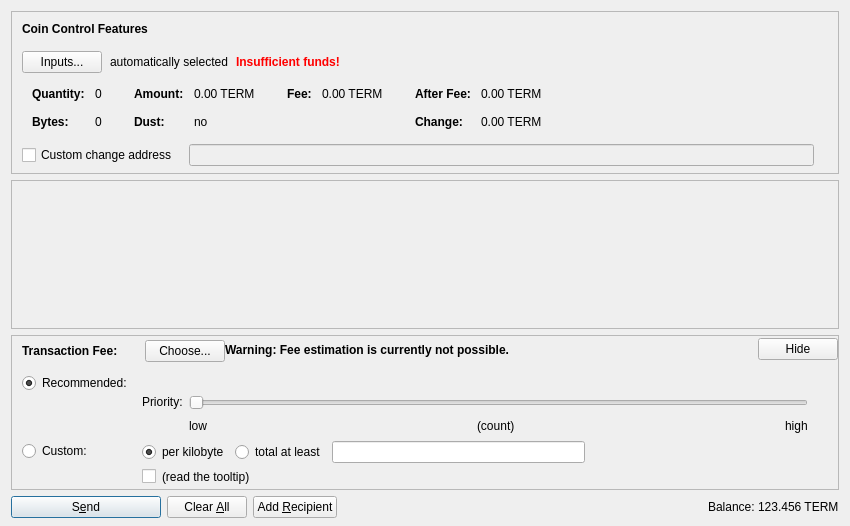
<?xml version="1.0" encoding="UTF-8"?>
<ui version="4.0">
 <class>SendCoinsDialog</class>
 <widget class="QDialog" name="SendCoinsDialog">
  <property name="geometry">
   <rect>
    <x>0</x>
    <y>0</y>
    <width>850</width>
    <height>526</height>
   </rect>
  </property>
  <property name="windowTitle">
   <string>Send Coins</string>
  </property>
  <layout class="QVBoxLayout" name="verticalLayout" stretch="0,1,0,0">
   <property name="bottomMargin">
    <number>8</number>
   </property>
   <item>
    <widget class="QFrame" name="frameCoinControl">
     <property name="sizePolicy">
      <sizepolicy hsizetype="Expanding" vsizetype="Expanding">
       <horstretch>0</horstretch>
       <verstretch>0</verstretch>
      </sizepolicy>
     </property>
     <property name="maximumSize">
      <size>
       <width>16777215</width>
       <height>16777215</height>
      </size>
     </property>
     <property name="frameShape">
      <enum>QFrame::StyledPanel</enum>
     </property>
     <property name="frameShadow">
      <enum>QFrame::Sunken</enum>
     </property>
     <layout class="QVBoxLayout" name="verticalLayoutCoinControl2">
      <property name="spacing">
       <number>0</number>
      </property>
      <property name="leftMargin">
       <number>0</number>
      </property>
      <property name="topMargin">
       <number>0</number>
      </property>
      <property name="rightMargin">
       <number>0</number>
      </property>
      <property name="bottomMargin">
       <number>6</number>
      </property>
      <item>
       <layout class="QVBoxLayout" name="verticalLayoutCoinControl" stretch="0,0,0,0,1">
        <property name="spacing">
         <number>0</number>
        </property>
        <property name="leftMargin">
         <number>10</number>
        </property>
        <property name="topMargin">
         <number>10</number>
        </property>
        <item>
         <layout class="QHBoxLayout" name="horizontalLayoutCoinControl1">
          <property name="bottomMargin">
           <number>15</number>
          </property>
          <item>
           <widget class="QLabel" name="labelCoinControlFeatures">
            <property name="sizePolicy">
             <sizepolicy hsizetype="Preferred" vsizetype="Maximum">
              <horstretch>0</horstretch>
              <verstretch>0</verstretch>
             </sizepolicy>
            </property>
            <property name="font">
             <font>
              <weight>75</weight>
              <bold>true</bold>
             </font>
            </property>
            <property name="styleSheet">
             <string notr="true">font-weight:bold;</string>
            </property>
            <property name="text">
             <string>Coin Control Features</string>
            </property>
           </widget>
          </item>
         </layout>
        </item>
        <item>
         <layout class="QHBoxLayout" name="horizontalLayoutCoinControl2" stretch="0,0,0,0">
          <property name="spacing">
           <number>8</number>
          </property>
          <property name="bottomMargin">
           <number>10</number>
          </property>
          <item>
           <widget class="QPushButton" name="pushButtonCoinControl">
            <property name="styleSheet">
             <string notr="true"/>
            </property>
            <property name="text">
             <string>Inputs...</string>
            </property>
            <property name="autoDefault">
             <bool>false</bool>
            </property>
           </widget>
          </item>
          <item>
           <widget class="QLabel" name="labelCoinControlAutomaticallySelected">
            <property name="text">
             <string>automatically selected</string>
            </property>
            <property name="margin">
             <number>5</number>
            </property>
           </widget>
          </item>
          <item>
           <widget class="QLabel" name="labelCoinControlInsuffFunds">
            <property name="font">
             <font>
              <weight>75</weight>
              <bold>true</bold>
             </font>
            </property>
            <property name="styleSheet">
             <string notr="true">color:red;font-weight:bold;</string>
            </property>
            <property name="text">
             <string>Insufficient funds!</string>
            </property>
            <property name="margin">
             <number>5</number>
            </property>
           </widget>
          </item>
          <item>
           <spacer name="horizontalSpacerCoinControl">
            <property name="orientation">
             <enum>Qt::Horizontal</enum>
            </property>
            <property name="sizeHint" stdset="0">
             <size>
              <width>40</width>
              <height>1</height>
             </size>
            </property>
           </spacer>
          </item>
         </layout>
        </item>
        <item>
         <widget class="QWidget" name="widgetCoinControl" native="true">
          <property name="sizePolicy">
           <sizepolicy hsizetype="Preferred" vsizetype="Preferred">
            <horstretch>0</horstretch>
            <verstretch>0</verstretch>
           </sizepolicy>
          </property>
          <property name="minimumSize">
           <size>
            <width>0</width>
            <height>0</height>
           </size>
          </property>
          <property name="styleSheet">
           <string notr="true"/>
          </property>
          <layout class="QHBoxLayout" name="horizontalLayoutCoinControl5">
           <property name="leftMargin">
            <number>0</number>
           </property>
           <property name="topMargin">
            <number>0</number>
           </property>
           <property name="rightMargin">
            <number>0</number>
           </property>
           <property name="bottomMargin">
            <number>0</number>
           </property>
           <item>
            <layout class="QHBoxLayout" name="horizontalLayoutCoinControl3" stretch="0,0,0,1">
             <property name="spacing">
              <number>20</number>
             </property>
             <property name="topMargin">
              <number>0</number>
             </property>
             <property name="bottomMargin">
              <number>10</number>
             </property>
             <item>
              <layout class="QFormLayout" name="formLayoutCoinControl1">
               <property name="horizontalSpacing">
                <number>10</number>
               </property>
               <property name="verticalSpacing">
                <number>14</number>
               </property>
               <property name="leftMargin">
                <number>10</number>
               </property>
               <property name="topMargin">
                <number>4</number>
               </property>
               <property name="rightMargin">
                <number>6</number>
               </property>
               <item row="0" column="0">
                <widget class="QLabel" name="labelCoinControlQuantityText">
                 <property name="font">
                  <font>
                   <weight>75</weight>
                   <bold>true</bold>
                  </font>
                 </property>
                 <property name="text">
                  <string>Quantity:</string>
                 </property>
                 <property name="margin">
                  <number>0</number>
                 </property>
                </widget>
               </item>
               <item row="0" column="1">
                <widget class="QLabel" name="labelCoinControlQuantity">
                 <property name="cursor">
                  <cursorShape>IBeamCursor</cursorShape>
                 </property>
                 <property name="contextMenuPolicy">
                  <enum>Qt::ActionsContextMenu</enum>
                 </property>
                 <property name="text">
                  <string notr="true">0</string>
                 </property>
                 <property name="margin">
                  <number>0</number>
                 </property>
                 <property name="textInteractionFlags">
                  <set>Qt::LinksAccessibleByMouse|Qt::TextSelectableByKeyboard|Qt::TextSelectableByMouse</set>
                 </property>
                </widget>
               </item>
               <item row="1" column="0">
                <widget class="QLabel" name="labelCoinControlBytesText">
                 <property name="font">
                  <font>
                   <weight>75</weight>
                   <bold>true</bold>
                  </font>
                 </property>
                 <property name="text">
                  <string>Bytes:</string>
                 </property>
                </widget>
               </item>
               <item row="1" column="1">
                <widget class="QLabel" name="labelCoinControlBytes">
                 <property name="cursor">
                  <cursorShape>IBeamCursor</cursorShape>
                 </property>
                 <property name="contextMenuPolicy">
                  <enum>Qt::ActionsContextMenu</enum>
                 </property>
                 <property name="text">
                  <string notr="true">0</string>
                 </property>
                 <property name="textInteractionFlags">
                  <set>Qt::LinksAccessibleByMouse|Qt::TextSelectableByKeyboard|Qt::TextSelectableByMouse</set>
                 </property>
                </widget>
               </item>
              </layout>
             </item>
             <item>
              <layout class="QFormLayout" name="formLayoutCoinControl2">
               <property name="horizontalSpacing">
                <number>10</number>
               </property>
               <property name="verticalSpacing">
                <number>14</number>
               </property>
               <property name="leftMargin">
                <number>6</number>
               </property>
               <property name="topMargin">
                <number>4</number>
               </property>
               <property name="rightMargin">
                <number>6</number>
               </property>
               <item row="0" column="0">
                <widget class="QLabel" name="labelCoinControlAmountText">
                 <property name="font">
                  <font>
                   <weight>75</weight>
                   <bold>true</bold>
                  </font>
                 </property>
                 <property name="text">
                  <string>Amount:</string>
                 </property>
                 <property name="margin">
                  <number>0</number>
                 </property>
                </widget>
               </item>
               <item row="0" column="1">
                <widget class="QLabel" name="labelCoinControlAmount">
                 <property name="cursor">
                  <cursorShape>IBeamCursor</cursorShape>
                 </property>
                 <property name="contextMenuPolicy">
                  <enum>Qt::ActionsContextMenu</enum>
                 </property>
                 <property name="text">
                  <string notr="true">0.00 TERM</string>
                 </property>
                 <property name="textInteractionFlags">
                  <set>Qt::LinksAccessibleByMouse|Qt::TextSelectableByKeyboard|Qt::TextSelectableByMouse</set>
                 </property>
                </widget>
               </item>
               <item row="1" column="0">
                <widget class="QLabel" name="labelCoinControlLowOutputText">
                 <property name="font">
                  <font>
                   <weight>75</weight>
                   <bold>true</bold>
                  </font>
                 </property>
                 <property name="text">
                  <string>Dust:</string>
                 </property>
                </widget>
               </item>
               <item row="1" column="1">
                <widget class="QLabel" name="labelCoinControlLowOutput">
                 <property name="cursor">
                  <cursorShape>IBeamCursor</cursorShape>
                 </property>
                 <property name="contextMenuPolicy">
                  <enum>Qt::ActionsContextMenu</enum>
                 </property>
                 <property name="text">
                  <string notr="true">no</string>
                 </property>
                 <property name="textInteractionFlags">
                  <set>Qt::LinksAccessibleByMouse|Qt::TextSelectableByKeyboard|Qt::TextSelectableByMouse</set>
                 </property>
                </widget>
               </item>
              </layout>
             </item>
             <item>
              <layout class="QFormLayout" name="formLayoutCoinControl3">
               <property name="horizontalSpacing">
                <number>10</number>
               </property>
               <property name="verticalSpacing">
                <number>14</number>
               </property>
               <property name="leftMargin">
                <number>6</number>
               </property>
               <property name="topMargin">
                <number>4</number>
               </property>
               <property name="rightMargin">
                <number>6</number>
               </property>
               <item row="0" column="0">
                <widget class="QLabel" name="labelCoinControlFeeText">
                 <property name="font">
                  <font>
                   <weight>75</weight>
                   <bold>true</bold>
                  </font>
                 </property>
                 <property name="text">
                  <string>Fee:</string>
                 </property>
                 <property name="margin">
                  <number>0</number>
                 </property>
                </widget>
               </item>
               <item row="0" column="1">
                <widget class="QLabel" name="labelCoinControlFee">
                 <property name="cursor">
                  <cursorShape>IBeamCursor</cursorShape>
                 </property>
                 <property name="contextMenuPolicy">
                  <enum>Qt::ActionsContextMenu</enum>
                 </property>
                 <property name="text">
                  <string notr="true">0.00 TERM</string>
                 </property>
                 <property name="textInteractionFlags">
                  <set>Qt::LinksAccessibleByMouse|Qt::TextSelectableByKeyboard|Qt::TextSelectableByMouse</set>
                 </property>
                </widget>
               </item>
              </layout>
             </item>
             <item>
              <layout class="QFormLayout" name="formLayoutCoinControl4">
               <property name="horizontalSpacing">
                <number>10</number>
               </property>
               <property name="verticalSpacing">
                <number>14</number>
               </property>
               <property name="leftMargin">
                <number>6</number>
               </property>
               <property name="topMargin">
                <number>4</number>
               </property>
               <property name="rightMargin">
                <number>6</number>
               </property>
               <item row="0" column="0">
                <widget class="QLabel" name="labelCoinControlAfterFeeText">
                 <property name="font">
                  <font>
                   <weight>75</weight>
                   <bold>true</bold>
                  </font>
                 </property>
                 <property name="text">
                  <string>After Fee:</string>
                 </property>
                 <property name="margin">
                  <number>0</number>
                 </property>
                </widget>
               </item>
               <item row="0" column="1">
                <widget class="QLabel" name="labelCoinControlAfterFee">
                 <property name="cursor">
                  <cursorShape>IBeamCursor</cursorShape>
                 </property>
                 <property name="contextMenuPolicy">
                  <enum>Qt::ActionsContextMenu</enum>
                 </property>
                 <property name="text">
                  <string notr="true">0.00 TERM</string>
                 </property>
                 <property name="textInteractionFlags">
                  <set>Qt::LinksAccessibleByMouse|Qt::TextSelectableByKeyboard|Qt::TextSelectableByMouse</set>
                 </property>
                </widget>
               </item>
               <item row="1" column="0">
                <widget class="QLabel" name="labelCoinControlChangeText">
                 <property name="font">
                  <font>
                   <weight>75</weight>
                   <bold>true</bold>
                  </font>
                 </property>
                 <property name="text">
                  <string>Change:</string>
                 </property>
                </widget>
               </item>
               <item row="1" column="1">
                <widget class="QLabel" name="labelCoinControlChange">
                 <property name="cursor">
                  <cursorShape>IBeamCursor</cursorShape>
                 </property>
                 <property name="contextMenuPolicy">
                  <enum>Qt::ActionsContextMenu</enum>
                 </property>
                 <property name="text">
                  <string notr="true">0.00 TERM</string>
                 </property>
                 <property name="textInteractionFlags">
                  <set>Qt::LinksAccessibleByMouse|Qt::TextSelectableByKeyboard|Qt::TextSelectableByMouse</set>
                 </property>
                </widget>
               </item>
              </layout>
             </item>
            </layout>
           </item>
          </layout>
         </widget>
        </item>
        <item>
         <layout class="QHBoxLayout" name="horizontalLayoutCoinControl4" stretch="0,0,0">
          <property name="spacing">
           <number>12</number>
          </property>
          <property name="sizeConstraint">
           <enum>QLayout::SetDefaultConstraint</enum>
          </property>
          <property name="topMargin">
           <number>5</number>
          </property>
          <property name="rightMargin">
           <number>5</number>
          </property>
          <item>
           <widget class="QCheckBox" name="checkBoxCoinControlChange">
            <property name="toolTip">
             <string>If this is activated, but the change address is empty or invalid, change will be sent to a newly generated address.</string>
            </property>
            <property name="text">
             <string>Custom change address</string>
            </property>
           </widget>
          </item>
          <item>
           <widget class="QValidatedLineEdit" name="lineEditCoinControlChange">
            <property name="enabled">
             <bool>false</bool>
            </property>
            <property name="sizePolicy">
             <sizepolicy hsizetype="Expanding" vsizetype="Fixed">
              <horstretch>0</horstretch>
              <verstretch>0</verstretch>
             </sizepolicy>
            </property>
           </widget>
          </item>
          <item>
           <widget class="QLabel" name="labelCoinControlChangeLabel">
            <property name="sizePolicy">
             <sizepolicy hsizetype="Preferred" vsizetype="Expanding">
              <horstretch>0</horstretch>
              <verstretch>0</verstretch>
             </sizepolicy>
            </property>
            <property name="minimumSize">
             <size>
              <width>0</width>
              <height>0</height>
             </size>
            </property>
            <property name="text">
             <string/>
            </property>
            <property name="margin">
             <number>3</number>
            </property>
           </widget>
          </item>
         </layout>
        </item>
        <item>
         <spacer name="verticalSpacerCoinControl">
          <property name="orientation">
           <enum>Qt::Vertical</enum>
          </property>
          <property name="sizeHint" stdset="0">
           <size>
            <width>800</width>
            <height>1</height>
           </size>
          </property>
         </spacer>
        </item>
       </layout>
      </item>
     </layout>
    </widget>
   </item>
   <item>
    <widget class="QScrollArea" name="scrollArea">
     <property name="widgetResizable">
      <bool>true</bool>
     </property>
     <widget class="QWidget" name="scrollAreaWidgetContents">
      <property name="geometry">
       <rect>
        <x>0</x>
        <y>0</y>
        <width>830</width>
        <height>104</height>
       </rect>
      </property>
      <layout class="QVBoxLayout" name="verticalLayout_2" stretch="0,1">
       <property name="leftMargin">
        <number>0</number>
       </property>
       <property name="topMargin">
        <number>0</number>
       </property>
       <property name="rightMargin">
        <number>0</number>
       </property>
       <property name="bottomMargin">
        <number>0</number>
       </property>
       <item>
        <layout class="QVBoxLayout" name="entries">
         <property name="spacing">
          <number>6</number>
         </property>
        </layout>
       </item>
       <item>
        <spacer name="verticalSpacer">
         <property name="orientation">
          <enum>Qt::Vertical</enum>
         </property>
         <property name="sizeHint" stdset="0">
          <size>
           <width>20</width>
           <height>40</height>
          </size>
         </property>
        </spacer>
       </item>
      </layout>
     </widget>
    </widget>
   </item>
   <item>
    <widget class="QFrame" name="frameFee">
     <property name="sizePolicy">
      <sizepolicy hsizetype="Expanding" vsizetype="Expanding">
       <horstretch>0</horstretch>
       <verstretch>0</verstretch>
      </sizepolicy>
     </property>
     <property name="maximumSize">
      <size>
       <width>16777215</width>
       <height>16777215</height>
      </size>
     </property>
     <property name="frameShape">
      <enum>QFrame::StyledPanel</enum>
     </property>
     <property name="frameShadow">
      <enum>QFrame::Sunken</enum>
     </property>
     <layout class="QVBoxLayout" name="verticalLayoutFee1">
      <property name="spacing">
       <number>0</number>
      </property>
      <property name="leftMargin">
       <number>0</number>
      </property>
      <property name="topMargin">
       <number>0</number>
      </property>
      <property name="rightMargin">
       <number>0</number>
      </property>
      <property name="bottomMargin">
       <number>0</number>
      </property>
      <item>
       <layout class="QVBoxLayout" name="verticalLayoutFee2" stretch="0,0,0">
        <property name="spacing">
         <number>0</number>
        </property>
        <property name="leftMargin">
         <number>10</number>
        </property>
        <property name="topMargin">
         <number>0</number>
        </property>
        <item>
         <layout class="QHBoxLayout" name="horizontalLayoutFee1">
          <property name="bottomMargin">
           <number>0</number>
          </property>
          <item>
           <layout class="QVBoxLayout" name="verticalLayoutFee7">
            <property name="spacing">
             <number>0</number>
            </property>
            <item>
             <spacer name="verticalSpacerSmartFee">
              <property name="orientation">
               <enum>Qt::Vertical</enum>
              </property>
              <property name="sizeType">
               <enum>QSizePolicy::Fixed</enum>
              </property>
              <property name="sizeHint" stdset="0">
               <size>
                <width>1</width>
                <height>4</height>
               </size>
              </property>
             </spacer>
            </item>
            <item>
             <layout class="QHBoxLayout" name="horizontalLayoutSmartFee">
              <property name="spacing">
               <number>10</number>
              </property>
              <item>
               <widget class="QLabel" name="labelFeeHeadline">
                <property name="sizePolicy">
                 <sizepolicy hsizetype="Preferred" vsizetype="Maximum">
                  <horstretch>0</horstretch>
                  <verstretch>0</verstretch>
                 </sizepolicy>
                </property>
                <property name="font">
                 <font>
                  <weight>75</weight>
                  <bold>true</bold>
                 </font>
                </property>
                <property name="styleSheet">
                 <string notr="true">font-weight:bold;</string>
                </property>
                <property name="text">
                 <string>Transaction Fee:</string>
                </property>
               </widget>
              </item>
              <item>
               <widget class="QLabel" name="labelFeeMinimized">
                <property name="text">
                 <string/>
                </property>
               </widget>
              </item>
              <item>
               <widget class="QPushButton" name="buttonChooseFee">
                <property name="text">
                 <string>Choose...</string>
                </property>
               </widget>
              </item>
             </layout>
            </item>
            <item>
             <spacer name="verticalSpacer_5">
              <property name="orientation">
               <enum>Qt::Vertical</enum>
              </property>
              <property name="sizeHint" stdset="0">
               <size>
                <width>1</width>
                <height>1</height>
               </size>
              </property>
             </spacer>
            </item>
           </layout>
          </item>
          <item>
           <widget class="QLabel" name="fallbackFeeWarningLabel">
            <property name="toolTip">
             <string>Using the fallbackfee can result in sending a transaction that will take several hours or days (or never) to confirm. Consider choosing your fee manually or wait until you have validated the complete chain.</string>
            </property>
            <property name="font">
            <font>
                <weight>75</weight>
                <bold>true</bold>
            </font>
            </property>
            <property name="text">
             <string>Warning: Fee estimation is currently not possible.</string>
            </property>
            <property name="wordWrap">
             <bool>false</bool>
            </property>
           </widget>
          </item>
          <item>
           <spacer name="horizontalSpacer_4">
            <property name="orientation">
             <enum>Qt::Horizontal</enum>
            </property>
            <property name="sizeType">
             <enum>QSizePolicy::MinimumExpanding</enum>
            </property>
            <property name="sizeHint" stdset="0">
             <size>
              <width>40</width>
              <height>20</height>
             </size>
            </property>
           </spacer>
          </item>
          <item>
           <widget class="QPushButton" name="buttonMinimizeFee">
            <property name="toolTip">
             <string>collapse fee-settings</string>
            </property>
            <property name="text">
             <string>Hide</string>
            </property>
           </widget>
          </item>
         </layout>
        </item>
        <item>
         <widget class="QFrame" name="frameFeeSelection">
          <layout class="QVBoxLayout" name="verticalLayoutFee12">
           <property name="spacing">
            <number>0</number>
           </property>
           <property name="leftMargin">
            <number>0</number>
           </property>
           <property name="topMargin">
            <number>0</number>
           </property>
           <property name="rightMargin">
            <number>0</number>
           </property>
           <property name="bottomMargin">
            <number>0</number>
           </property>
           <item>
            <layout class="QGridLayout" name="gridLayoutFee">
             <property name="topMargin">
              <number>10</number>
             </property>
             <property name="bottomMargin">
              <number>4</number>
             </property>
             <property name="horizontalSpacing">
              <number>10</number>
             </property>
             <property name="verticalSpacing">
              <number>4</number>
             </property>
             <item row="1" column="1">
              <layout class="QVBoxLayout" name="verticalLayoutFee8">
               <property name="spacing">
                <number>6</number>
               </property>
               <item>
                <layout class="QHBoxLayout" name="horizontalLayoutFee13">
                 <item>
                  <widget class="QRadioButton" name="radioCustomPerKilobyte">
                   <property name="toolTip">
                    <string>If the custom fee is set to 1000 aldian and the transaction is only 250 bytes, then &quot;per kilobyte&quot; only pays 250 aldian in fee, while &quot;total at least&quot; pays 1000 aldian. For transactions bigger than a kilobyte both pay by kilobyte.</string>
                   </property>
                   <property name="text">
                    <string>per kilobyte</string>
                   </property>
                   <property name="checked">
                    <bool>true</bool>
                   </property>
                   <attribute name="buttonGroup">
                    <string notr="true">groupCustomFee</string>
                   </attribute>
                  </widget>
                 </item>
                 <item>
                  <widget class="QRadioButton" name="radioCustomAtLeast">
                   <property name="toolTip">
                    <string>If the custom fee is set to 1000 aldian and the transaction is only 250 bytes, then &quot;per kilobyte&quot; only pays 250 aldian in fee, while &quot;total at least&quot; pays 1000 aldian. For transactions bigger than a kilobyte both pay by kilobyte.</string>
                   </property>
                   <property name="text">
                    <string>total at least</string>
                   </property>
                   <attribute name="buttonGroup">
                    <string notr="true">groupCustomFee</string>
                   </attribute>
                  </widget>
                 </item>
                 <item>
                  <widget class="BitcoinAmountField" name="customFee"/>
                 </item>
                 <item>
                  <spacer name="horizontalSpacer_6">
                   <property name="orientation">
                    <enum>Qt::Horizontal</enum>
                   </property>
                   <property name="sizeHint" stdset="0">
                    <size>
                     <width>1</width>
                     <height>1</height>
                    </size>
                   </property>
                  </spacer>
                 </item>
                </layout>
               </item>
               <item>
                <layout class="QHBoxLayout" name="horizontalLayoutFee8">
                 <item>
                  <widget class="QCheckBox" name="checkBoxMinimumFee">
                   <property name="toolTip">
                    <string>Paying only the minimum fee is just fine as long as there is less transaction volume than space in the blocks. But be aware that this can end up in a never confirming transaction once there is more demand for termucash transactions than the network can process.</string>
                   </property>
                   <property name="text">
                    <string/>
                   </property>
                  </widget>
                 </item>
                 <item>
                  <widget class="QLabel" name="labelMinFeeWarning">
                   <property name="enabled">
                    <bool>true</bool>
                   </property>
                   <property name="toolTip">
                    <string>Paying only the minimum fee is just fine as long as there is less transaction volume than space in the blocks. But be aware that this can end up in a never confirming transaction once there is more demand for termucash transactions than the network can process.</string>
                   </property>
                   <property name="text">
                    <string>(read the tooltip)</string>
                   </property>
                   <property name="margin">
                    <number>5</number>
                   </property>
                  </widget>
                 </item>
                 <item>
                  <spacer name="horizontalSpacer_2">
                   <property name="orientation">
                    <enum>Qt::Horizontal</enum>
                   </property>
                   <property name="sizeHint" stdset="0">
                    <size>
                     <width>1</width>
                     <height>1</height>
                    </size>
                   </property>
                  </spacer>
                 </item>
                </layout>
               </item>
              </layout>
             </item>
             <item row="0" column="0">
              <layout class="QVBoxLayout" name="verticalLayoutFee4" stretch="0,1">
               <item>
                <widget class="QRadioButton" name="radioSmartFee">
                 <property name="text">
                  <string>Recommended:</string>
                 </property>
                 <property name="checked">
                  <bool>true</bool>
                 </property>
                 <attribute name="buttonGroup">
                  <string notr="true">groupFee</string>
                 </attribute>
                </widget>
               </item>
               <item>
                <spacer name="verticalSpacer_2">
                 <property name="orientation">
                  <enum>Qt::Vertical</enum>
                 </property>
                 <property name="sizeHint" stdset="0">
                  <size>
                   <width>1</width>
                   <height>1</height>
                  </size>
                 </property>
                </spacer>
               </item>
              </layout>
             </item>
             <item row="1" column="0">
              <layout class="QVBoxLayout" name="verticalLayoutFee9" stretch="0,1">
               <item>
                <widget class="QRadioButton" name="radioCustomFee">
                 <property name="text">
                  <string>Custom:</string>
                 </property>
                 <attribute name="buttonGroup">
                  <string notr="true">groupFee</string>
                 </attribute>
                </widget>
               </item>
               <item>
                <spacer name="verticalSpacer_6">
                 <property name="orientation">
                  <enum>Qt::Vertical</enum>
                 </property>
                 <property name="sizeHint" stdset="0">
                  <size>
                   <width>1</width>
                   <height>1</height>
                  </size>
                 </property>
                </spacer>
               </item>
              </layout>
             </item>
             <item row="0" column="1">
              <layout class="QVBoxLayout" name="verticalLayoutFee3" stretch="0,0,1">
               <property name="spacing">
                <number>6</number>
               </property>
               <property name="topMargin">
                <number>2</number>
               </property>
               <item>
                <layout class="QHBoxLayout" name="horizontalLayoutFee12">
                 <item>
                  <widget class="QLabel" name="labelPriority">
                   <property name="text">
                    <string/>
                   </property>
                   <property name="margin">
                    <number>2</number>
                   </property>
                  </widget>
                 </item>
                 <item>
                  <widget class="QLabel" name="labelFeeEstimation">
                   <property name="text">
                    <string/>
                   </property>
                  </widget>
	         </item>
                 <!-- Termucash does not use smart fees, so we do not have the smart fee warning here -->
                 <item>
                  <spacer name="horizontalSpacer_5">
                   <property name="orientation">
                    <enum>Qt::Horizontal</enum>
                   </property>
                   <property name="sizeHint" stdset="0">
                    <size>
                     <width>1</width>
                     <height>1</height>
                    </size>
                   </property>
                  </spacer>
                 </item>
                </layout>
               </item>
               <item>
                <layout class="QHBoxLayout" name="horizontalLayoutFee9">
                 <item>
                  <layout class="QVBoxLayout" name="verticalLayoutFee6">
                   <item>
                    <widget class="QLabel" name="labelPriority3">
                     <property name="text">
                      <string>Priority:</string>
                     </property>
                     <property name="margin">
                      <number>2</number>
                     </property>
                    </widget>
                   </item>
                   <item>
                    <spacer name="verticalSpacer_3">
                     <property name="orientation">
                      <enum>Qt::Vertical</enum>
                     </property>
                     <property name="sizeHint" stdset="0">
                      <size>
                       <width>1</width>
                       <height>1</height>
                      </size>
                     </property>
                    </spacer>
                   </item>
                  </layout>
                 </item>
                 <item>
                  <layout class="QVBoxLayout" name="verticalLayoutFee5">
                   <property name="rightMargin">
                    <number>30</number>
                   </property>
                   <item>
                    <widget class="QSlider" name="sliderSmartFee">
                     <property name="minimum">
                      <number>0</number>
                     </property>
                     <property name="maximum">
                      <number>5</number>
                     </property>
                     <property name="pageStep">
                      <number>1</number>
                     </property>
                     <property name="value">
                      <number>0</number>
                     </property>
                     <property name="orientation">
                      <enum>Qt::Horizontal</enum>
                     </property>
                     <property name="invertedAppearance">
                      <bool>false</bool>
                     </property>
                     <property name="invertedControls">
                      <bool>false</bool>
                     </property>
                     <property name="tickPosition">
                      <enum>QSlider::NoTicks</enum>
                     </property>
                    </widget>
                   </item>
                   <item>
                    <layout class="QHBoxLayout" name="horizontalLayoutFee10">
                     <item>
                      <widget class="QLabel" name="labelPriorityLow">
                       <property name="text">
                        <string>low</string>
                       </property>
                      </widget>
                     </item>
                     <item>
                      <spacer name="horizontalSpacer_7">
                       <property name="orientation">
                        <enum>Qt::Horizontal</enum>
                       </property>
                       <property name="sizeHint" stdset="0">
                        <size>
                         <width>40</width>
                         <height>20</height>
                        </size>
                       </property>
                      </spacer>
                     </item>
                     <item>
                      <widget class="QLabel" name="confirmationTargetLabel">
                       <property name="text">
                        <string notr="true">(count)</string>
                       </property>
                      </widget>
                     </item>
                     <item>
                      <spacer name="horizontalSpacer_3">
                       <property name="orientation">
                        <enum>Qt::Horizontal</enum>
                       </property>
                       <property name="sizeHint" stdset="0">
                        <size>
                         <width>40</width>
                         <height>20</height>
                        </size>
                       </property>
                      </spacer>
                     </item>
                     <item>
                      <widget class="QLabel" name="labelPriorityHigh">
                       <property name="text">
                        <string>high</string>
                       </property>
                      </widget>
                     </item>
                    </layout>
                   </item>
                  </layout>
                 </item>
                </layout>
               </item>
               <item>
                <spacer name="verticalSpacer_4">
                 <property name="orientation">
                  <enum>Qt::Vertical</enum>
                 </property>
                 <property name="sizeHint" stdset="0">
                  <size>
                   <width>1</width>
                   <height>1</height>
                  </size>
                 </property>
                </spacer>
               </item>
              </layout>
             </item>
            </layout>
           </item>
          </layout>
         </widget>
        </item>
        <item>
         <spacer name="verticalSpacerFee">
          <property name="orientation">
           <enum>Qt::Vertical</enum>
          </property>
          <property name="sizeHint" stdset="0">
           <size>
            <width>800</width>
            <height>1</height>
           </size>
          </property>
         </spacer>
        </item>
       </layout>
      </item>
     </layout>
    </widget>
   </item>
   <item>
    <layout class="QHBoxLayout" name="horizontalLayout">
     <item>
      <widget class="QPushButton" name="sendButton">
       <property name="minimumSize">
        <size>
         <width>150</width>
         <height>0</height>
        </size>
       </property>
       <property name="toolTip">
        <string>Confirm the send action</string>
       </property>
       <property name="text">
        <string>S&amp;end</string>
       </property>
       <property name="icon">
        <iconset resource="../bitcoin.qrc">
         <normaloff>:/icons/send</normaloff>:/icons/send</iconset>
       </property>
       <property name="autoDefault">
        <bool>false</bool>
       </property>
       <property name="default">
        <bool>true</bool>
       </property>
      </widget>
     </item>
     <item>
      <widget class="QPushButton" name="clearButton">
       <property name="sizePolicy">
        <sizepolicy hsizetype="Minimum" vsizetype="Fixed">
         <horstretch>0</horstretch>
         <verstretch>0</verstretch>
        </sizepolicy>
       </property>
       <property name="toolTip">
        <string>Clear all fields of the form.</string>
       </property>
       <property name="text">
        <string>Clear &amp;All</string>
       </property>
       <property name="icon">
        <iconset resource="../bitcoin.qrc">
         <normaloff>:/icons/remove</normaloff>:/icons/remove</iconset>
       </property>
       <property name="autoDefault">
        <bool>false</bool>
       </property>
      </widget>
     </item>
     <item>
      <widget class="QPushButton" name="addButton">
       <property name="toolTip">
        <string>Send to multiple recipients at once</string>
       </property>
       <property name="text">
        <string>Add &amp;Recipient</string>
       </property>
       <property name="icon">
        <iconset resource="../bitcoin.qrc">
         <normaloff>:/icons/add</normaloff>:/icons/add</iconset>
       </property>
       <property name="autoDefault">
        <bool>false</bool>
       </property>
      </widget>
     </item>
     <item>
      <spacer name="horizontalSpacer">
       <property name="orientation">
        <enum>Qt::Horizontal</enum>
       </property>
       <property name="sizeHint" stdset="0">
        <size>
         <width>40</width>
         <height>20</height>
        </size>
       </property>
      </spacer>
     </item>
     <item>
      <layout class="QHBoxLayout" name="horizontalLayout_2">
       <property name="spacing">
        <number>3</number>
       </property>
       <item>
        <widget class="QLabel" name="label">
         <property name="sizePolicy">
          <sizepolicy hsizetype="Preferred" vsizetype="Fixed">
           <horstretch>0</horstretch>
           <verstretch>0</verstretch>
          </sizepolicy>
         </property>
         <property name="text">
          <string>Balance:</string>
         </property>
        </widget>
       </item>
       <item>
        <widget class="QLabel" name="labelBalance">
         <property name="sizePolicy">
          <sizepolicy hsizetype="Preferred" vsizetype="Fixed">
           <horstretch>0</horstretch>
           <verstretch>0</verstretch>
          </sizepolicy>
         </property>
         <property name="cursor">
          <cursorShape>IBeamCursor</cursorShape>
         </property>
         <property name="text">
          <string notr="true">123.456 TERM</string>
         </property>
         <property name="textInteractionFlags">
          <set>Qt::LinksAccessibleByMouse|Qt::TextSelectableByKeyboard|Qt::TextSelectableByMouse</set>
         </property>
        </widget>
       </item>
      </layout>
     </item>
    </layout>
   </item>
  </layout>
 </widget>
 <customwidgets>
  <customwidget>
   <class>QValidatedLineEdit</class>
   <extends>QLineEdit</extends>
   <header>qvalidatedlineedit.h</header>
  </customwidget>
  <customwidget>
   <class>BitcoinAmountField</class>
   <extends>QLineEdit</extends>
   <header>bitcoinamountfield.h</header>
   <container>1</container>
  </customwidget>
 </customwidgets>
 <resources>
  <include location="../bitcoin.qrc"/>
 </resources>
 <connections/>
 <buttongroups>
  <buttongroup name="groupFee"/>
  <buttongroup name="groupCustomFee"/>
 </buttongroups>
</ui>
